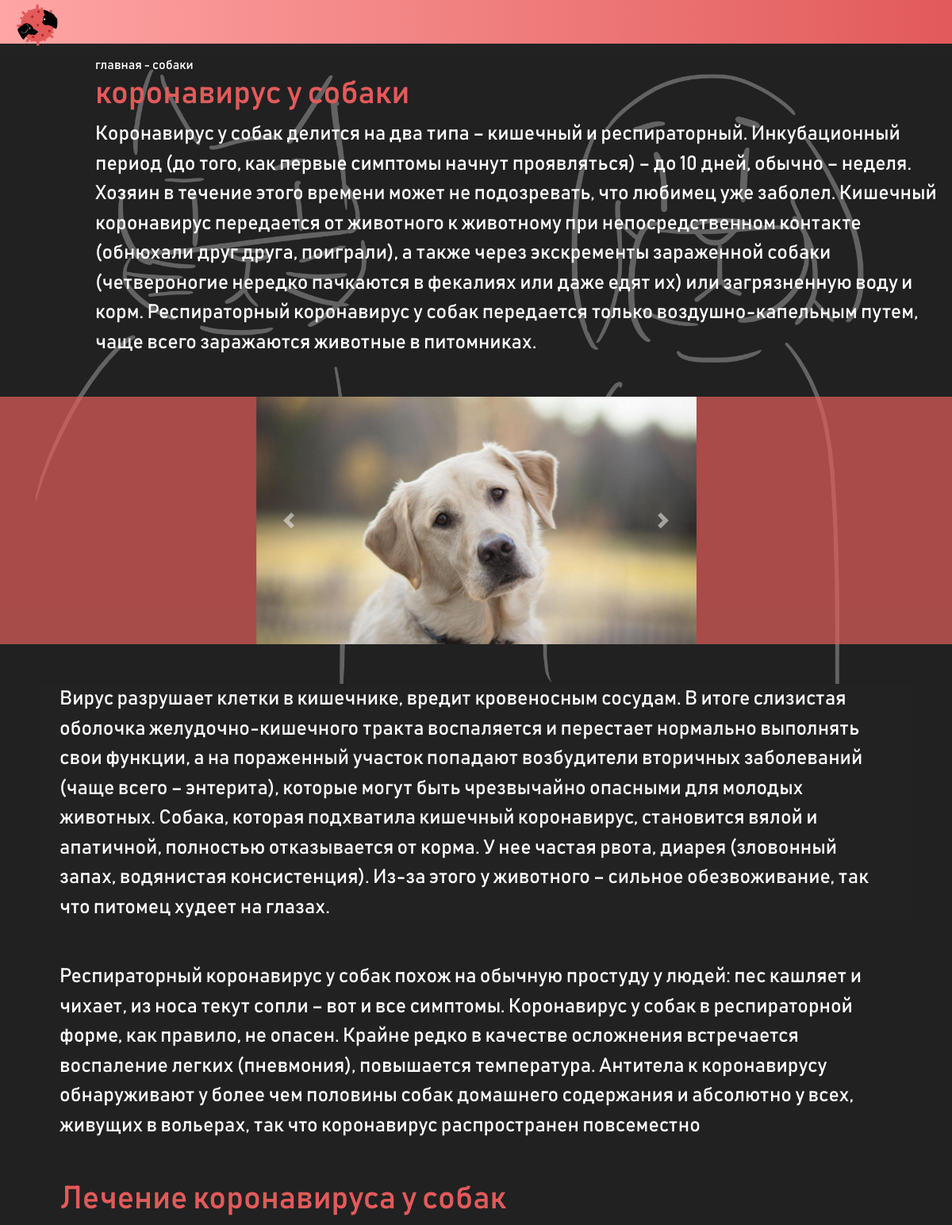
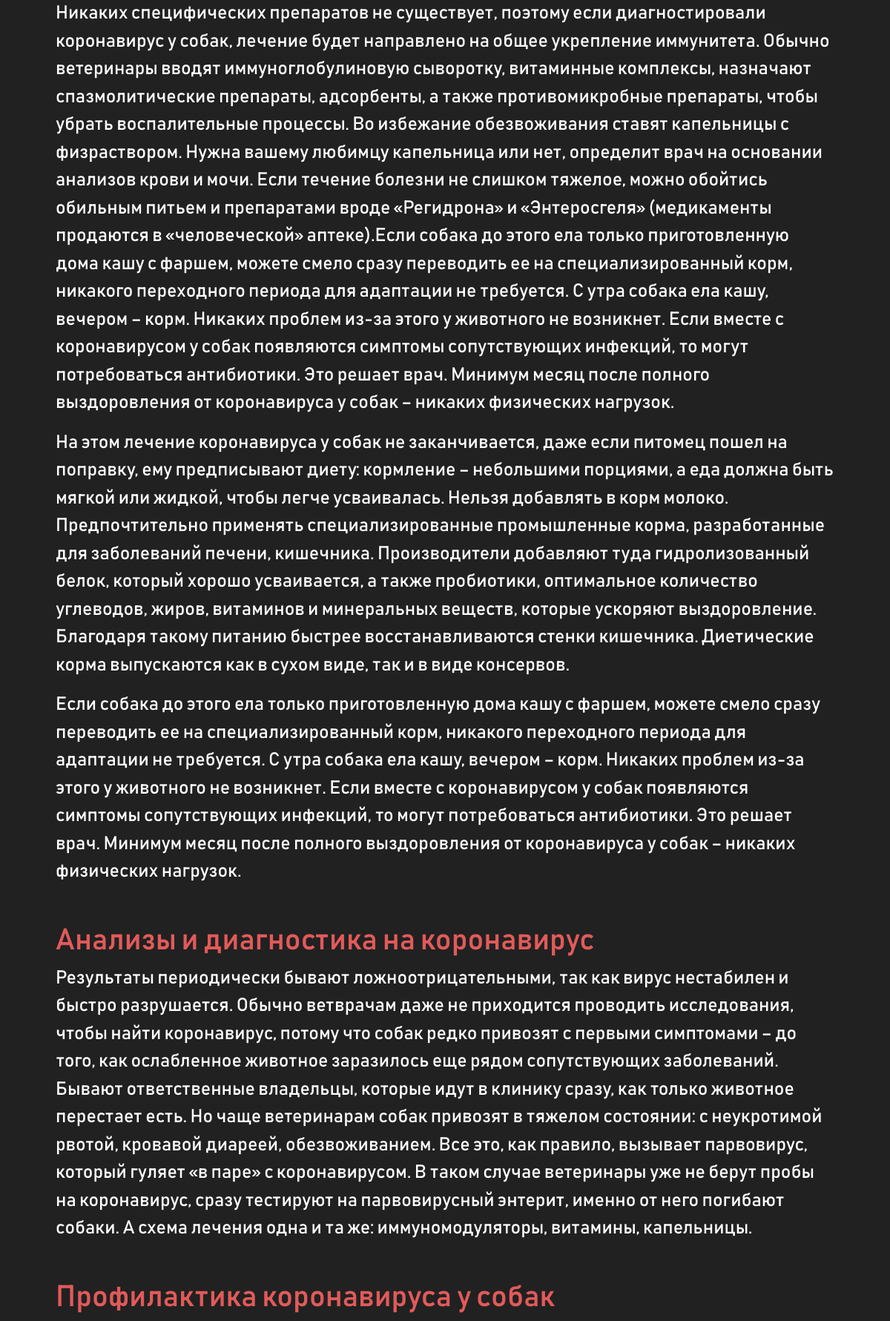
Screenshot of /pages.php?id=1 (upper part) with the database file from the repository (2 pictures, top to bottom).
### tables this page shows
CREATE TABLE `pets` (
  `id` int(11) NOT NULL,
  `pet` varchar(255) DEFAULT NULL,
  `text` text DEFAULT NULL,
  `text .1` text NOT NULL,
  `text 1` text NOT NULL,
  `text 1.1` text NOT NULL,
  `text 2` text NOT NULL,
  `text 2.1` text NOT NULL,
  `text 2.2` text NOT NULL,
  `text 2.3` text NOT NULL,
  `title 1` varchar(255) NOT NULL,
  `title 1.1` varchar(255) NOT NULL,
  `text 3` text NOT NULL,
  `title 2` varchar(255) NOT NULL,
  `text 4` text NOT NULL,
  `title 3` varchar(255) NOT NULL,
  `text 3.1` text NOT NULL,
  `text 3.2` varchar(255) NOT NULL,
  `text 3.3` varchar(255) NOT NULL,
  `text 5` text NOT NULL,
  `title 4` varchar(255) NOT NULL,
  `text 6` text NOT NULL,
  `title 5` varchar(255) NOT NULL,
  `image 1` varchar(255) DEFAULT NULL,
  `image 2` varchar(255) DEFAULT NULL,
  `image 3` varchar(255) DEFAULT NULL,
  `articles_id` int(11) NOT NULL
);

### pages.php (the view, shortened to what this page needs)
<?php
require "includes/db.php";
$pets = mysqli_query($connection,"SELECT * FROM `pets` WHERE `id` = " . (int) $_GET['id']);
$pet = mysqli_fetch_assoc($pets);
?>
<html>
<head>
<link href="https://unpkg.com/aos@2.3.1/dist/aos.css" rel="stylesheet">
    <link rel="stylesheet" href="https://stackpath.bootstrapcdn.com/bootstrap/4.4.1/css/bootstrap.min.css">
    <link rel="stylesheet" href="https://stackpath.bootstrapcdn.com/bootstrap/4.4.1/css/bootstrap.min.css">
</head>
<body>
    <?php
    require "includes/header.php";
    ?>
    <div style="background-color:rgba(34,34,34,0.7);" class="main">
        <div style="text-decoration: none; display: block; margin:15px 0 0 120px;">
            <a class="link" style="color: white; text-decoration: none;" href="/">главная</a> - <a class="link" style="color: white; text-decoration: none;" href=""><?php echo $pet['pet']?></a>
            <h1 style="color:#e25a5a;">коронавирус у <?php echo $pet['pet']?></h1>
            <p style="font-size:25px; margin-bottom:50px;"><?php echo $pet['text'] ?></p>
        </div>
        <div class="col-12" style="background-color:rgba(226, 94, 90, 0.7);">
        <div class="col-6 mx-auto">
            <div id="mySlider" class="carousel slide" data-ride="carousel">
                <div class="carousel-inner">
                    <div class="carousel-item active">
                        <img src="material/image/<?php echo $pet['image 1'] ?>" class="d-block w-100">
                    </div>
                </div>
                <a href="#mySlider" role="button" data-slide="prev" class="carousel-control-prev">
                    <span class="carousel-control-prev-icon" aria-hidden="true"></span>
                </a>
                <a href="#mySlider" role="button" data-slide="next" class="carousel-control-next">
                    <span class="carousel-control-next-icon" aria-hidden="true"></span>
                </a>
            </div>
        </div>
        </div>
        <div style="margin-top:50px;  padding:  0 25px; background-color:#222222;" data-aos="fade-up" data-aos-anchor-placement="center-bottom" class="col-11 mx-auto">
        <?php
         if ( (int) $_GET['id'] == 2 )
        {
        ?>
         <div style="margin-top:50px;  padding: 25px 15px 25px 15px; background-color:#333333;" data-aos="fade-up" data-aos-anchor-placement="center-bottom" class="col-11 mx-auto">
          <P class="font-italic"><?php echo $pet['text 2.1']; ?></P>
          <h1><?php echo $pet['title 1.1'] ?></h1>
        <?php
        } else
        {
        ?>
            <P class=""><?php echo $pet['text 1']; ?></P>
        <?php
        }
        ?>
		</div>
        <div style="margin-top:50px; padding: 0px 25px;" data-aos="fade-up" data-aos-anchor-placement="center-bottom" class="col-11 mx-auto">
	    <P><?php echo $pet['text 1.1']; ?></P>
		</div>
        <div style="margin-top:50px; padding: 0px 25px;" data-aos="fade-up" data-aos-anchor-placement="center-bottom" class="col-11 mx-auto">
        <h1 class="cal-12 title"><?php echo $pet['title 1'] ?></h1>
	    <P><?php echo $pet['text 2']; ?></P>
        <P><?php echo $pet['text 2.2']; ?></P>
        <P><?php echo $pet['text 2.3']; ?></P>
		</div>
        <div style="margin-top:50px; padding: 0px 25px;" data-aos="fade-up" data-aos-anchor-placement="center-bottom" class="col-11 mx-auto">
        <h1 class="cal-12 title"><?php echo $pet['title 2'] ?></h1>
        <ul>
	    <li class="list"><?php echo $pet['text 3.1']; ?></li>
        </ul>
		</div>
        <div style="margin-top:50px; padding: 0px 25px;" data-aos="fade-up" data-aos-anchor-placement="center-bottom" class="col-11 mx-auto">
        <h1 class="cal-12 title"><?php echo $pet['title 3'] ?></h1>
		</div>
    </div>
</body>
</html>

### pages.php (style rules this page uses)
* { text-decoration: none; color: white; padding: 0; margin: 0; }
p { font-size: 25px; }
.title { color:#e25a5a; }
body { background-color: #222222; color: white; font-family: 'bahn'; min-width: 100%; background-size: 100%; background-repeat: no-repeat; background-attachment: fixed; margin: 0; background-image: url(material/bg.jpg); }
.list { list-style-type: none; font-size: 25px; }

### rows the page displays
pets: pet "собаки", text "Коронавирус у собак делится на два типа – кишечный и респираторный. Инкубационный период (до того, как первые симптомы начнут проявляться) – до 10 дней, обычно – неделя. Хозяин в течение этого времени может не подозревать, что любимец уже заболел. Кишечный коронавирус передается от животного к животному при непосредственном контакте (обнюхали друг друга, поиграли), а также через экскременты зараженной собаки (четвероногие нередко пачкаются в фекалиях или даже едят их) или загрязненную воду и корм. Респираторный коронавирус у собак передается только воздушно-капельным путем, чаще всего заражаются животные в питомниках.", image 1 (picture), text 1 "Вирус разрушает клетки в кишечнике, вредит кровеносным сосудам. В итоге слизистая оболочка желудочно-кишечного тракта воспаляется и перестает нормально выполнять свои функции, а на пораженный участок попадают возбудители вторичных заболеваний (чаще всего – энтерита), которые могут быть чрезвычайно опасными для молодых животных. Собака, которая подхватила кишечный коронавирус, становится вялой и апатичной, полностью отказывается от корма. У нее частая рвота, диарея (зловонный запах, водянистая консистенция). Из-за этого у животного – сильное обезвоживание, так что питомец худеет на глазах.", value "Респираторный коронавирус у собак похож на обычную простуду у людей: пес кашляет и чихает, из носа текут сопли – вот и все симптомы. Коронавирус у собак в респираторной форме, как правило, не опасен. Крайне редко в качестве осложнения встречается воспаление легких (пневмония), повышается температура. Антитела к коронавирусу обнаруживают у более чем половины собак домашнего содержания и абсолютно у всех, живущих в вольерах, так что коронавирус распространен повсеместно", title 1 "Лечение коронавируса у собак", text 2 "Никаких специфических препаратов не существует, поэтому если диагностировали коронавирус у собак, лечение будет направлено на общее укрепление иммунитета. Обычно ветеринары вводят иммуноглобулиновую сыворотку, витаминные комплексы, назначают спазмолитические препараты, адсорбенты, а также противомикробные препараты, чтобы убрать воспалительные процессы. Во избежание обезвоживания ставят капельницы с физраствором. Нужна вашему любимцу капельница или нет, определит врач на основании анализов крови и мочи. Если течение болезни не слишком тяжелое, можно обойтись обильным питьем и препаратами вроде «Регидрона» и «Энтеросгеля» (медикаменты продаются в «человеческой» аптеке).Если собака до этого…", value "На этом лечение коронавируса у собак не заканчивается, даже если питомец пошел на поправку, ему предписывают диету: кормление – небольшими порциями, а еда должна быть мягкой или жидкой, чтобы легче усваивалась. Нельзя добавлять в корм молоко. Предпочтительно применять специализированные промышленные корма, разработанные для заболеваний печени, кишечника. Производители добавляют туда гидролизованный белок, который хорошо усваивается, а также пробиотики, оптимальное количество углеводов, жиров, витаминов и минеральных веществ, которые ускоряют выздоровление. Благодаря такому питанию быстрее восстанавливаются стенки кишечника. Диетические корма выпускаются как в сухом виде, так и в виде…", value "Если собака до этого ела только приготовленную дома кашу с фаршем, можете смело сразу переводить ее на специализированный корм, никакого переходного периода для адаптации не требуется. С утра собака ела кашу, вечером – корм. Никаких проблем из-за этого у животного не возникнет. Если вместе с коронавирусом у собак появляются симптомы сопутствующих инфекций, то могут потребоваться антибиотики. Это решает врач. Минимум месяц после полного выздоровления от коронавируса у собак – никаких физических нагрузок.", title 2 "Анализы и диагностика на коронавирус", value "Результаты периодически бывают ложноотрицательными, так как вирус нестабилен и быстро разрушается. Обычно ветврачам даже не приходится проводить исследования, чтобы найти коронавирус, потому что собак редко привозят с первыми симптомами – до того, как ослабленное животное заразилось еще рядом сопутствующих заболеваний. Бывают ответственные владельцы, которые идут в клинику сразу, как только животное перестает есть. Но чаще ветеринарам собак привозят в тяжелом состоянии: с неукротимой рвотой, кровавой диареей, обезвоживанием. Все это, как правило, вызывает парвовирус, который гуляет «в паре» с коронавирусом. В таком случае ветеринары уже не берут пробы на коронавирус, сразу тестируют на…", title 3 "Профилактика коронавируса у собак"
